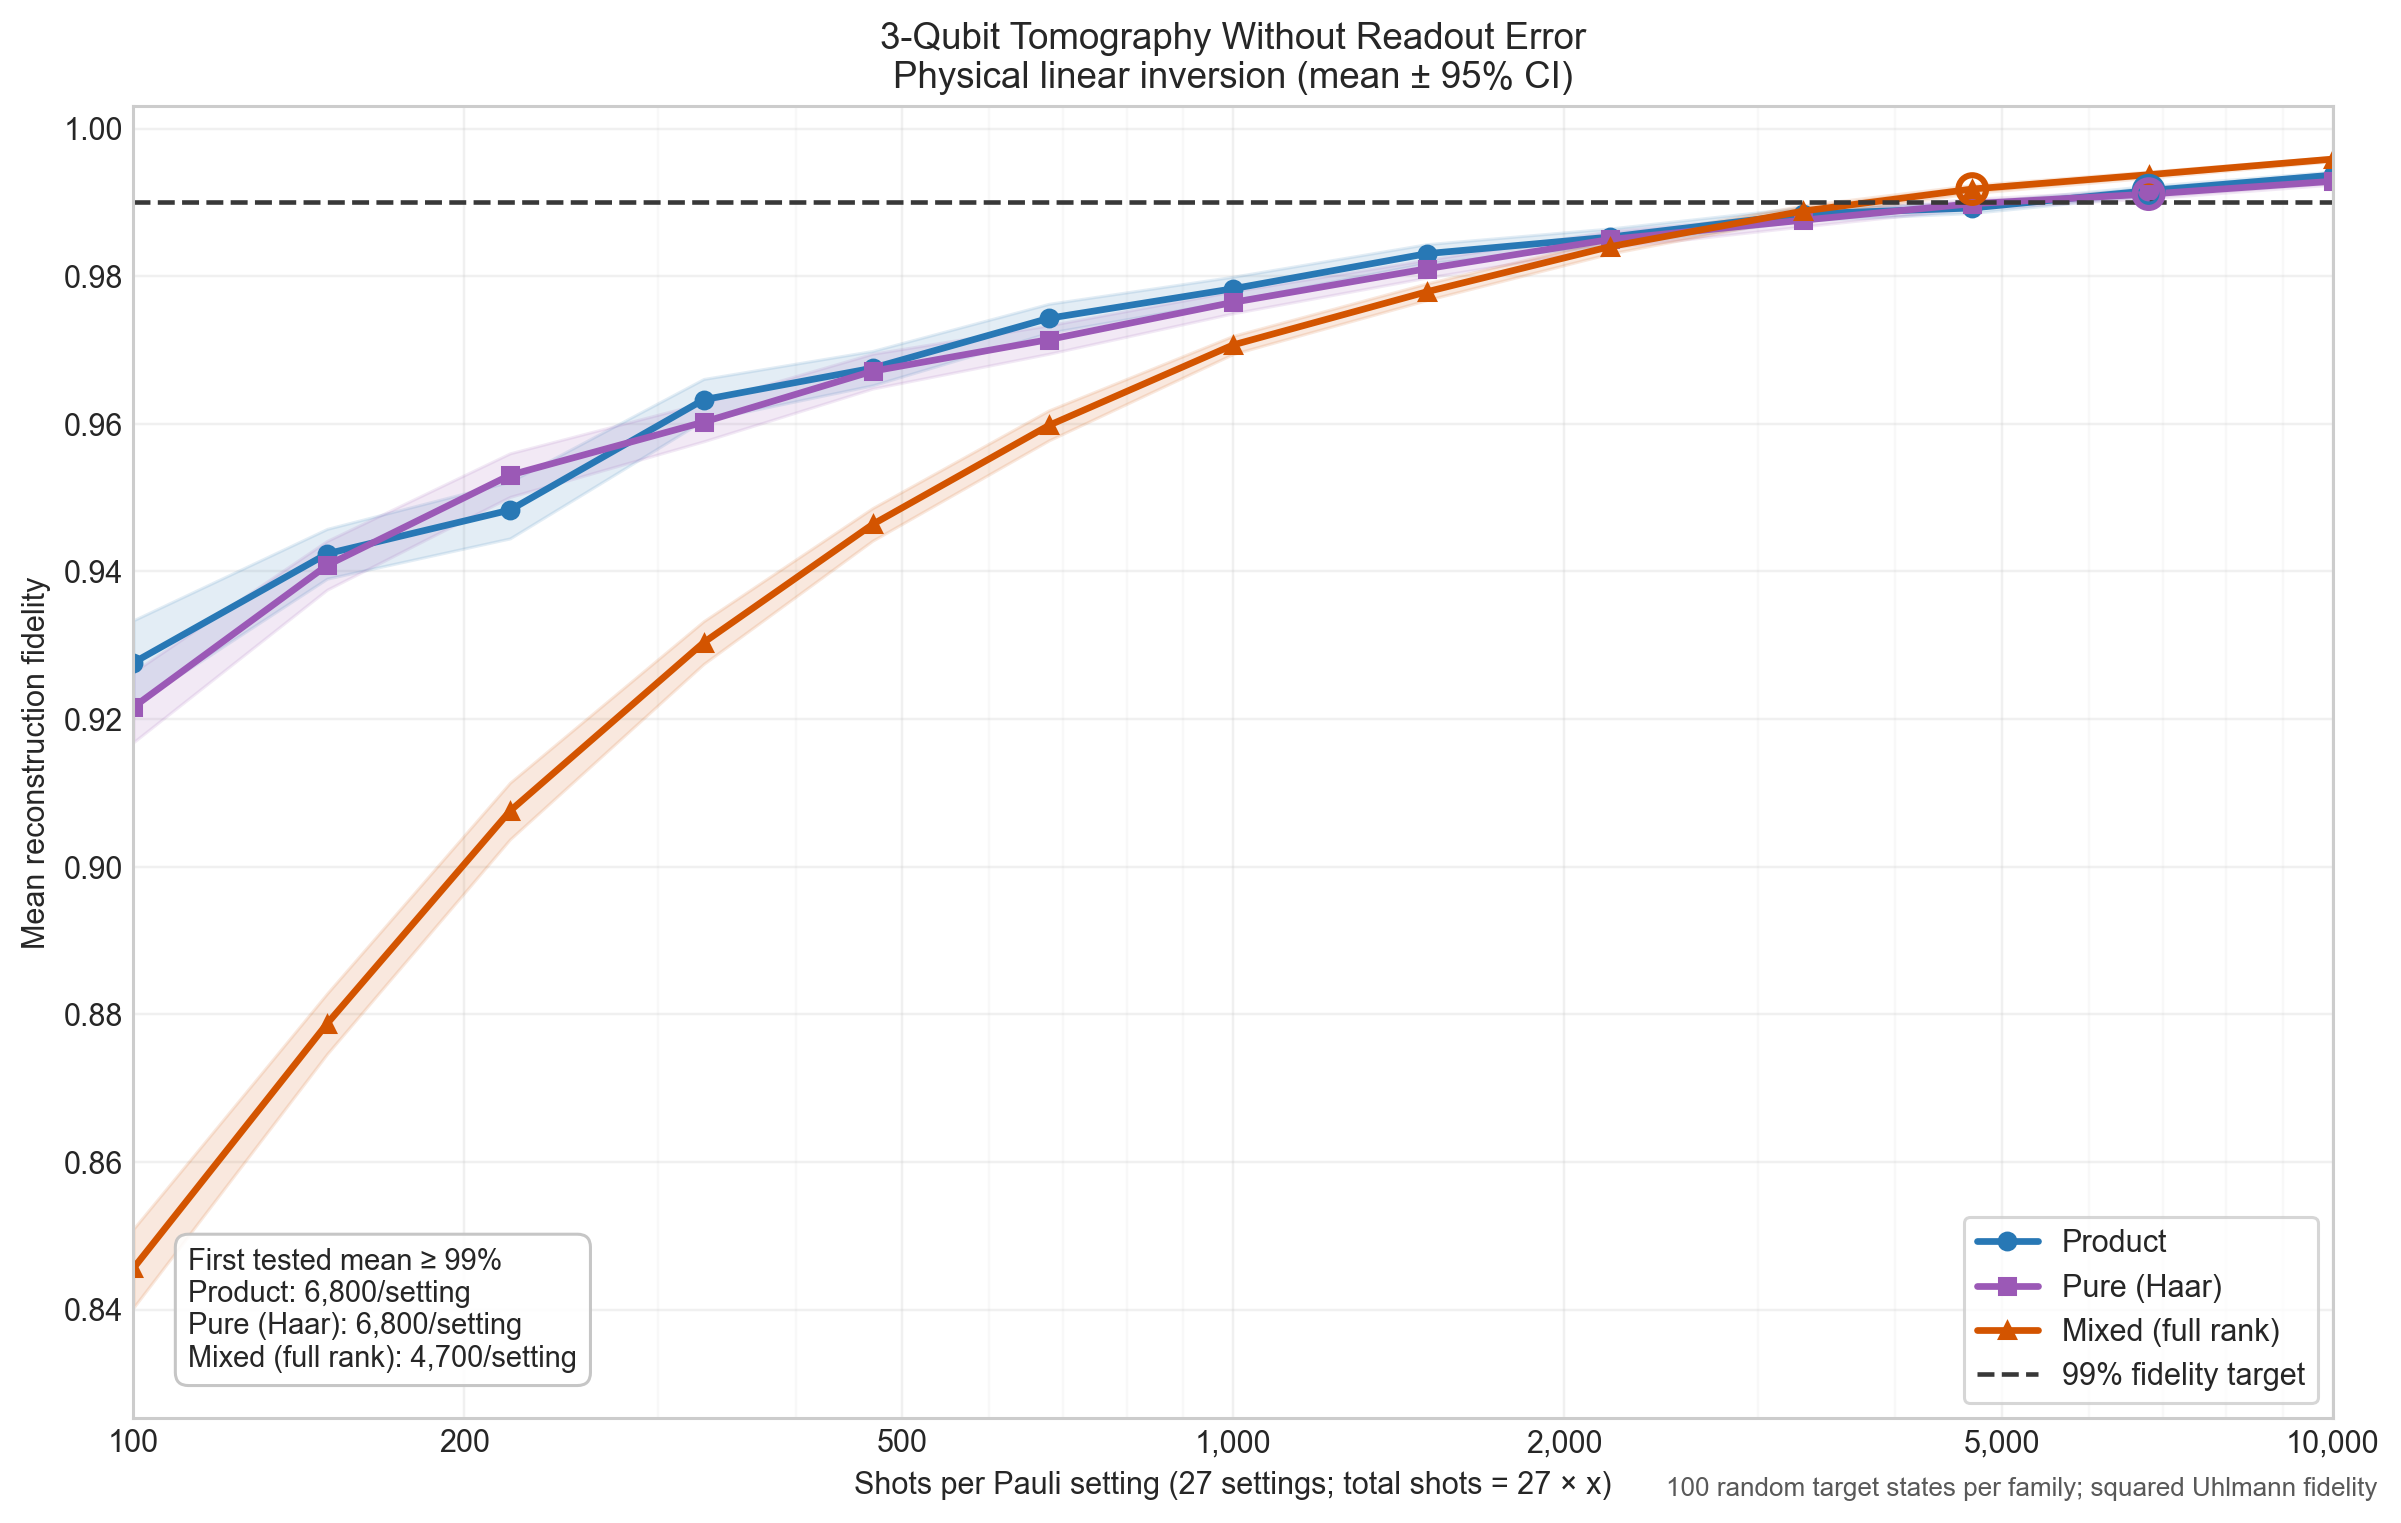

Here is the Python script that generated this plot:
"""Plot 3-qubit reconstruction fidelity versus finite-shot count.

The experiment compares random product-pure, Haar-random pure, and full-rank
Ginibre mixed states.  Every data point is an ensemble mean over independently
seeded target states and multinomial measurement records.  Measurements use all
3**3 local-Pauli settings.  Symmetric readout fidelity can optionally be applied
without mitigation.  Reconstruction is linear inversion followed by the
nearest positive-semidefinite, unit-trace projection, so the same estimator is
used for all three state families.

Run from the repository root with::

    python "verification/shot vs fidelity/shot_vs_fidelity.py"
"""

from __future__ import annotations

import argparse
import csv
import json
import sys
from pathlib import Path

import matplotlib.pyplot as plt
import numpy as np


REPOSITORY_ROOT = Path(__file__).resolve().parents[2]
SOURCE_DIR = REPOSITORY_ROOT / "src"
if str(SOURCE_DIR) not in sys.path:
    sys.path.insert(0, str(SOURCE_DIR))

from nbqst.denoise import project_density_matrix  # noqa: E402
from nbqst.measurements import complete_pauli_settings, simulate_pauli_measurements  # noqa: E402
from nbqst.metrics import fidelity, minimum_eigenvalue  # noqa: E402
from nbqst.reconstruction import linear_inversion_pauli  # noqa: E402
from nbqst.states import (  # noqa: E402
    haar_random_pure,
    random_mixed_state,
    random_product_state,
)


N_QUBITS = 3
N_SETTINGS = 3**N_QUBITS
SHOT_COUNTS = (100, 150, 220, 330, 470, 680, 1_000, 1_500, 2_200, 3_300, 4_700, 6_800, 10_000)
TARGET_FIDELITY = 0.99
DEFAULT_TRIALS = 100
DEFAULT_SEED = 20260818
OUTPUT_DIR = Path(__file__).resolve().parent
DEFAULT_OUTPUT = OUTPUT_DIR / "shot_vs_fidelity.png"
DEFAULT_CSV = OUTPUT_DIR / "shot_vs_fidelity_results.csv"
DEFAULT_JSON = OUTPUT_DIR / "shot_vs_fidelity_results.json"

STATE_FAMILIES = (
    ("Product", random_product_state),
    ("Pure (Haar)", haar_random_pure),
    ("Mixed (full rank)", random_mixed_state),
)
STATE_FAMILY_MAP = {
    "product": ("Product", random_product_state),
    "pure": ("Pure (Haar)", haar_random_pure),
    "mixed": ("Mixed (full rank)", random_mixed_state),
}


def seeded_rng(seed: int, *keys: int) -> np.random.Generator:
    """Return an RNG stream whose identity does not depend on loop order."""

    return np.random.default_rng(np.random.SeedSequence([seed, *keys]))


def collect_trials(
    trials: int,
    seed: int,
    readout_fidelity_0: float | None = None,
    readout_fidelity_1: float | None = None,
) -> list[dict[str, object]]:
    """Simulate and reconstruct every family/shot/trial combination."""

    if trials < 2:
        raise ValueError("trials must be at least 2 to estimate uncertainty")

    expected_settings = complete_pauli_settings(N_QUBITS)
    records: list[dict[str, object]] = []
    for family_index, (family_name, generator) in enumerate(STATE_FAMILIES):
        for trial in range(trials):
            # Reuse the same target across shot counts within a trial.  Only the
            # multinomial record changes, which makes shot scaling easier to read.
            state_rng = seeded_rng(seed, 11, family_index, trial)
            rho_true = np.asarray(generator(N_QUBITS, rng=state_rng))

            for shots_per_setting in SHOT_COUNTS:
                measurement_rng = seeded_rng(
                    seed, 29, family_index, trial, shots_per_setting
                )
                data = simulate_pauli_measurements(
                    rho_true,
                    shots_per_setting,
                    rng=measurement_rng,
                    readout_fidelity_0=readout_fidelity_0,
                    readout_fidelity_1=readout_fidelity_1,
                )
                if data.settings != expected_settings:
                    raise AssertionError("the complete 27-setting Pauli design changed")
                if any(
                    int(np.sum(counts)) != shots_per_setting
                    for counts in data.counts.values()
                ):
                    raise AssertionError("a setting did not conserve its shot count")

                linear = np.asarray(linear_inversion_pauli(data))
                estimate = np.asarray(project_density_matrix(linear))
                if float(minimum_eigenvalue(estimate)) < -1e-10:
                    raise AssertionError("the physical projection returned a non-PSD state")

                records.append(
                    {
                        "family": family_name,
                        "trial": trial,
                        "shots_per_setting": shots_per_setting,
                        "total_shots": shots_per_setting * N_SETTINGS,
                        "fidelity": float(fidelity(rho_true, estimate)),
                    }
                )
    return records


def summarize(records: list[dict[str, object]]) -> list[dict[str, object]]:
    """Return mean fidelity and a normal 95% confidence interval per point."""

    summary: list[dict[str, object]] = []
    for family_name, _ in STATE_FAMILIES:
        for shots_per_setting in SHOT_COUNTS:
            values = np.asarray(
                [
                    row["fidelity"]
                    for row in records
                    if row["family"] == family_name
                    and row["shots_per_setting"] == shots_per_setting
                ],
                dtype=float,
            )
            mean = float(np.mean(values))
            standard_deviation = float(np.std(values, ddof=1))
            standard_error = standard_deviation / np.sqrt(values.size)
            half_width = 1.96 * standard_error
            summary.append(
                {
                    "family": family_name,
                    "shots_per_setting": shots_per_setting,
                    "total_shots": shots_per_setting * N_SETTINGS,
                    "trials": int(values.size),
                    "mean_fidelity": mean,
                    "standard_deviation": standard_deviation,
                    "standard_error": standard_error,
                    "ci95_lower": max(0.0, mean - half_width),
                    "ci95_upper": min(1.0, mean + half_width),
                }
            )
    return summary


def threshold_summary(summary: list[dict[str, object]]) -> dict[str, dict[str, int | None]]:
    """Find the first tested shot count whose ensemble mean reaches 99%."""

    thresholds: dict[str, dict[str, int | None]] = {}
    for family_name, _ in STATE_FAMILIES:
        family_rows = [row for row in summary if row["family"] == family_name]
        crossing = next(
            (row for row in family_rows if row["mean_fidelity"] >= TARGET_FIDELITY),
            None,
        )
        thresholds[family_name] = {
            "shots_per_setting": (
                int(crossing["shots_per_setting"]) if crossing is not None else None
            ),
            "total_shots": int(crossing["total_shots"]) if crossing is not None else None,
        }
    return thresholds


def plot_results(
    summary: list[dict[str, object]],
    thresholds: dict[str, dict[str, int | None]],
    output: Path,
    trials: int,
    readout_fidelity_0: float | None,
    readout_fidelity_1: float | None,
    *,
    show: bool = False,
) -> None:
    """Draw the three fidelity curves and the 99% target on one axis."""

    plt.style.use("seaborn-v0_8-whitegrid")
    figure, axis = plt.subplots(figsize=(10.8, 6.8), constrained_layout=True)
    styles = {
        "Product": {"color": "#2878B5", "marker": "o"},
        "Pure (Haar)": {"color": "#9B59B6", "marker": "s"},
        "Mixed (full rank)": {"color": "#D35400", "marker": "^"},
    }

    all_lower_bounds = []
    for family_name, _ in STATE_FAMILIES:
        rows = [row for row in summary if row["family"] == family_name]
        shots = np.asarray([row["shots_per_setting"] for row in rows], dtype=float)
        means = np.asarray([row["mean_fidelity"] for row in rows], dtype=float)
        lowers = np.asarray([row["ci95_lower"] for row in rows], dtype=float)
        uppers = np.asarray([row["ci95_upper"] for row in rows], dtype=float)
        all_lower_bounds.extend(lowers)
        style = styles[family_name]
        axis.plot(
            shots,
            means,
            linewidth=2.2,
            markersize=5.5,
            label=family_name,
            **style,
        )
        axis.fill_between(shots, lowers, uppers, color=style["color"], alpha=0.13)

        crossing_shots = thresholds[family_name]["shots_per_setting"]
        if crossing_shots is not None:
            crossing_row = next(
                row for row in rows if row["shots_per_setting"] == crossing_shots
            )
            axis.scatter(
                [crossing_shots],
                [crossing_row["mean_fidelity"]],
                s=82,
                facecolors="none",
                edgecolors=style["color"],
                linewidths=2.0,
                zorder=5,
            )

    axis.axhline(
        TARGET_FIDELITY,
        color="0.22",
        linewidth=1.5,
        linestyle="--",
        label="99% fidelity target",
    )
    axis.set_xscale("log")
    axis.set_xlim(SHOT_COUNTS[0], SHOT_COUNTS[-1])
    axis.set_xticks((100, 200, 500, 1_000, 2_000, 5_000, 10_000))
    axis.get_xaxis().set_major_formatter(
        plt.FuncFormatter(lambda value, _: f"{int(value):,}")
    )
    lower_limit = max(0.0, min(all_lower_bounds) - 0.015)
    axis.set_ylim(lower_limit, 1.003)
    axis.set_xlabel(
        f"Shots per Pauli setting ({N_SETTINGS} settings; "
        f"total shots = {N_SETTINGS} × x)"
    )
    axis.set_ylabel("Mean reconstruction fidelity")
    if readout_fidelity_0 is None:
        readout_title = "Without Readout Error"
    elif np.isclose(readout_fidelity_0, readout_fidelity_1):
        readout_title = (
            f"With {100.0 * readout_fidelity_0:.1f}% Symmetric Readout Fidelity"
        )
    else:
        readout_title = (
            "With Asymmetric Readout Fidelity "
            f"(F0={100.0 * readout_fidelity_0:.1f}%, "
            f"F1={100.0 * readout_fidelity_1:.1f}%)"
        )
    axis.set_title(
        f"{N_QUBITS}-Qubit Tomography {readout_title}\n"
        "Physical linear inversion (mean ± 95% CI)"
    )
    axis.grid(which="major", alpha=0.28)
    axis.grid(which="minor", axis="x", alpha=0.12)
    axis.legend(loc="lower right", frameon=True)

    threshold_lines = []
    for family_name, _ in STATE_FAMILIES:
        shot_value = thresholds[family_name]["shots_per_setting"]
        text = f"{shot_value:,}/setting" if shot_value is not None else ">10,000/setting"
        threshold_lines.append(f"{family_name}: {text}")
    axis.text(
        0.025,
        0.035,
        "First tested mean ≥ 99%\n" + "\n".join(threshold_lines),
        transform=axis.transAxes,
        ha="left",
        va="bottom",
        fontsize=9.5,
        bbox={"boxstyle": "round,pad=0.45", "facecolor": "white", "alpha": 0.88, "edgecolor": "0.75"},
    )
    figure.text(
        0.995,
        0.005,
        f"{trials} random target states per family; squared Uhlmann fidelity",
        ha="right",
        va="bottom",
        fontsize=8.5,
        color="0.35",
    )

    output.parent.mkdir(parents=True, exist_ok=True)
    figure.savefig(output, dpi=220, bbox_inches="tight")
    if show:
        plt.show()
    plt.close(figure)


def save_csv(path: Path, summary: list[dict[str, object]]) -> None:
    path.parent.mkdir(parents=True, exist_ok=True)
    with path.open("w", newline="", encoding="utf-8") as handle:
        writer = csv.DictWriter(handle, fieldnames=list(summary[0]))
        writer.writeheader()
        writer.writerows(summary)


def save_json(
    path: Path,
    records: list[dict[str, object]],
    summary: list[dict[str, object]],
    thresholds: dict[str, dict[str, int | None]],
    trials: int,
    seed: int,
    readout_fidelity_0: float | None,
    readout_fidelity_1: float | None,
) -> None:
    payload = {
        "metadata": {
            "n_qubits": N_QUBITS,
            "settings": N_SETTINGS,
            "shot_definition": "shots per local-Pauli setting",
            "shot_counts": list(SHOT_COUNTS),
            "trials_per_family": trials,
            "seed": seed,
            "readout_fidelity_0": readout_fidelity_0,
            "readout_fidelity_1": readout_fidelity_1,
            "readout_error_mitigation": None,
            "estimator": "Pauli linear inversion + PSD unit-trace projection",
            "fidelity": "squared Uhlmann fidelity",
            "target_fidelity": TARGET_FIDELITY,
            "threshold_rule": "first tested shot count with ensemble mean fidelity >= target",
        },
        "thresholds": thresholds,
        "summary": summary,
        "records": records,
    }
    path.parent.mkdir(parents=True, exist_ok=True)
    path.write_text(json.dumps(payload, indent=2), encoding="utf-8")


def print_report(
    summary: list[dict[str, object]],
    thresholds: dict[str, dict[str, int | None]],
    readout_fidelity_0: float | None,
    readout_fidelity_1: float | None,
) -> None:
    if readout_fidelity_0 is None:
        readout_text = "no readout error"
    elif np.isclose(readout_fidelity_0, readout_fidelity_1):
        readout_text = (
            f"symmetric readout fidelity={readout_fidelity_0:.4f}, no mitigation"
        )
    else:
        readout_text = (
            f"asymmetric readout F0={readout_fidelity_0:.4f}, "
            f"F1={readout_fidelity_1:.4f}, no mitigation"
        )
    print(f"{N_QUBITS}-qubit shot-versus-fidelity experiment ({readout_text})")
    print(f"Estimator: projected linear inversion; settings: {N_SETTINGS}")
    print("\nFirst tested ensemble mean at or above 99% fidelity")
    for family_name, _ in STATE_FAMILIES:
        threshold = thresholds[family_name]
        if threshold["shots_per_setting"] is None:
            print(f"  {family_name:<18} > {SHOT_COUNTS[-1]:,} shots/setting")
        else:
            print(
                f"  {family_name:<18} {threshold['shots_per_setting']:>6,} shots/setting "
                f"({threshold['total_shots']:>7,} total shots)"
            )

    print("\nMean fidelity at 10,000 shots/setting")
    for family_name, _ in STATE_FAMILIES:
        row = next(
            row
            for row in summary
            if row["family"] == family_name
            and row["shots_per_setting"] == SHOT_COUNTS[-1]
        )
        print(
            f"  {family_name:<18} {row['mean_fidelity']:.6f} "
            f"(95% CI {row['ci95_lower']:.6f}-{row['ci95_upper']:.6f})"
        )


def parse_args() -> argparse.Namespace:
    parser = argparse.ArgumentParser(description=__doc__)
    parser.add_argument("--trials", type=int, default=DEFAULT_TRIALS)
    parser.add_argument("--seed", type=int, default=DEFAULT_SEED)
    parser.add_argument("--qubits", type=int, default=N_QUBITS)
    parser.add_argument(
        "--families",
        nargs="+",
        choices=tuple(STATE_FAMILY_MAP),
        default=tuple(STATE_FAMILY_MAP),
        help="state families to include (default: product pure mixed)",
    )
    parser.add_argument(
        "--shot-counts",
        nargs="+",
        type=int,
        default=None,
        help="custom shots-per-setting grid",
    )
    parser.add_argument("--output", type=Path, default=DEFAULT_OUTPUT)
    parser.add_argument("--csv", type=Path, default=DEFAULT_CSV)
    parser.add_argument("--json", type=Path, default=DEFAULT_JSON)
    parser.add_argument(
        "--readout-fidelity",
        type=float,
        default=None,
        help="symmetric P(0|0)=P(1|1); omit for ideal readout",
    )
    parser.add_argument(
        "--readout-fidelity-0",
        type=float,
        default=None,
        help="P(measured 0 | true 0); use with --readout-fidelity-1",
    )
    parser.add_argument(
        "--readout-fidelity-1",
        type=float,
        default=None,
        help="P(measured 1 | true 1); use with --readout-fidelity-0",
    )
    parser.add_argument("--show", action="store_true")
    return parser.parse_args()


def main() -> None:
    global N_QUBITS, N_SETTINGS, SHOT_COUNTS, STATE_FAMILIES

    args = parse_args()
    if args.qubits < 1:
        raise ValueError("--qubits must be positive")
    N_QUBITS = args.qubits
    N_SETTINGS = 3**N_QUBITS
    STATE_FAMILIES = tuple(STATE_FAMILY_MAP[key] for key in args.families)
    if args.shot_counts is not None:
        if any(value < 1 for value in args.shot_counts):
            raise ValueError("--shot-counts values must be positive")
        SHOT_COUNTS = tuple(sorted(set(args.shot_counts)))
        if len(SHOT_COUNTS) < 2:
            raise ValueError("--shot-counts must contain at least two distinct values")
    separate_supplied = (
        args.readout_fidelity_0 is not None or args.readout_fidelity_1 is not None
    )
    if args.readout_fidelity is not None and separate_supplied:
        raise ValueError(
            "use either --readout-fidelity or the separate fidelity-0/fidelity-1 flags"
        )
    if (args.readout_fidelity_0 is None) != (args.readout_fidelity_1 is None):
        raise ValueError(
            "--readout-fidelity-0 and --readout-fidelity-1 must be provided together"
        )
    if args.readout_fidelity is not None:
        readout_fidelity_0 = readout_fidelity_1 = args.readout_fidelity
    else:
        readout_fidelity_0 = args.readout_fidelity_0
        readout_fidelity_1 = args.readout_fidelity_1
    for value in (readout_fidelity_0, readout_fidelity_1):
        if value is not None and not 0.0 <= value <= 1.0:
            raise ValueError("readout fidelities must lie between 0 and 1")

    records = collect_trials(
        args.trials,
        args.seed,
        readout_fidelity_0,
        readout_fidelity_1,
    )
    summary = summarize(records)
    thresholds = threshold_summary(summary)
    print_report(summary, thresholds, readout_fidelity_0, readout_fidelity_1)
    plot_results(
        summary,
        thresholds,
        args.output,
        args.trials,
        readout_fidelity_0,
        readout_fidelity_1,
        show=args.show,
    )
    save_csv(args.csv, summary)
    save_json(
        args.json,
        records,
        summary,
        thresholds,
        args.trials,
        args.seed,
        readout_fidelity_0,
        readout_fidelity_1,
    )
    print(f"\nSaved figure: {args.output.resolve()}")
    print(f"Saved CSV:    {args.csv.resolve()}")
    print(f"Saved JSON:   {args.json.resolve()}")


if __name__ == "__main__":
    main()
